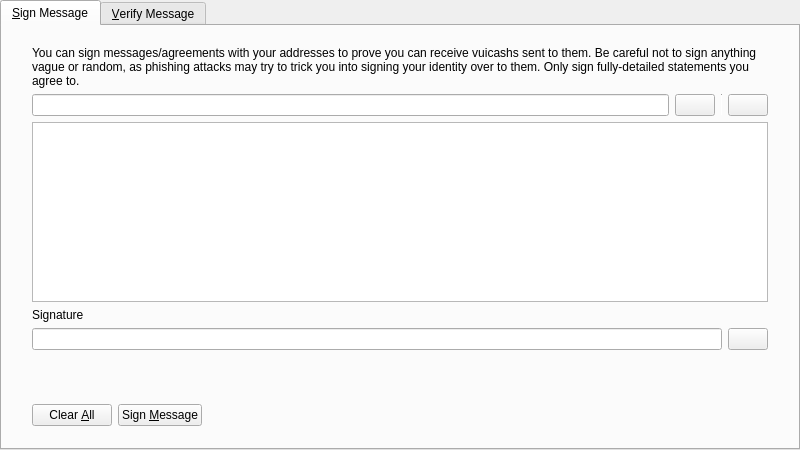
<?xml version="1.0" encoding="UTF-8"?>
<ui version="4.0">
 <class>SignVerifyMessageDialog</class>
 <widget class="QDialog" name="SignVerifyMessageDialog">
  <property name="geometry">
   <rect>
    <x>0</x>
    <y>0</y>
    <width>800</width>
    <height>450</height>
   </rect>
  </property>
  <property name="windowTitle">
   <string>Signatures - Sign / Verify a Message</string>
  </property>
  <property name="modal">
   <bool>true</bool>
  </property>
  <layout class="QVBoxLayout" name="verticalLayout">
   <property name="leftMargin">
    <number>0</number>
   </property>
   <property name="topMargin">
    <number>0</number>
   </property>
   <property name="rightMargin">
    <number>0</number>
   </property>
   <property name="bottomMargin">
    <number>0</number>
   </property>
   <item>
    <widget class="QTabWidget" name="tabWidget">
     <property name="currentIndex">
      <number>0</number>
     </property>
     <widget class="QWidget" name="tabSignMessage">
      <attribute name="title">
       <string>&amp;Sign Message</string>
      </attribute>
      <layout class="QVBoxLayout" name="verticalLayout_SM">
       <property name="leftMargin">
        <number>0</number>
       </property>
       <property name="topMargin">
        <number>0</number>
       </property>
       <property name="rightMargin">
        <number>0</number>
       </property>
       <property name="bottomMargin">
        <number>0</number>
       </property>
       <item>
        <layout class="QVBoxLayout" name="verticalLayout_3">
         <property name="leftMargin">
          <number>30</number>
         </property>
         <property name="topMargin">
          <number>20</number>
         </property>
         <property name="rightMargin">
          <number>30</number>
         </property>
         <property name="bottomMargin">
          <number>20</number>
         </property>
         <item>
          <widget class="QLabel" name="infoLabel_SM">
           <property name="text">
            <string>You can sign messages/agreements with your addresses to prove you can receive vuicashs sent to them. Be careful not to sign anything vague or random, as phishing attacks may try to trick you into signing your identity over to them. Only sign fully-detailed statements you agree to.</string>
           </property>
           <property name="textFormat">
            <enum>Qt::PlainText</enum>
           </property>
           <property name="wordWrap">
            <bool>true</bool>
           </property>
          </widget>
         </item>
         <item>
          <layout class="QHBoxLayout" name="horizontalLayout_1_SM">
           <property name="spacing">
            <number>6</number>
           </property>
           <item>
            <widget class="QValidatedLineEdit" name="addressIn_SM">
             <property name="toolTip">
              <string>The Vuicash address to sign the message with</string>
             </property>
            </widget>
           </item>
           <item>
            <widget class="QPushButton" name="addressBookButton_SM">
             <property name="toolTip">
              <string>Choose previously used address</string>
             </property>
             <property name="text">
              <string/>
             </property>
             <property name="icon">
              <iconset resource="../bitcoin.qrc">
               <normaloff>:/icons/address-book</normaloff>:/icons/address-book</iconset>
             </property>
             <property name="shortcut">
              <string>Alt+A</string>
             </property>
             <property name="autoDefault">
              <bool>false</bool>
             </property>
            </widget>
           </item>
           <item>
            <widget class="Line" name="vLine">
             <property name="maximumSize">
              <size>
               <width>1</width>
               <height>22</height>
              </size>
             </property>
             <property name="orientation">
              <enum>Qt::Vertical</enum>
             </property>
            </widget>
           </item>
           <item>
            <widget class="QPushButton" name="pasteButton_SM">
             <property name="toolTip">
              <string>Paste address from clipboard</string>
             </property>
             <property name="text">
              <string/>
             </property>
             <property name="icon">
              <iconset resource="../bitcoin.qrc">
               <normaloff>:/icons/editpaste</normaloff>:/icons/editpaste</iconset>
             </property>
             <property name="shortcut">
              <string>Alt+P</string>
             </property>
             <property name="autoDefault">
              <bool>false</bool>
             </property>
            </widget>
           </item>
          </layout>
         </item>
         <item>
          <widget class="QPlainTextEdit" name="messageIn_SM">
           <property name="toolTip">
            <string>Enter the message you want to sign here</string>
           </property>
          </widget>
         </item>
         <item>
          <widget class="QLabel" name="signatureLabel_SM">
           <property name="text">
            <string>Signature</string>
           </property>
           <property name="textFormat">
            <enum>Qt::PlainText</enum>
           </property>
          </widget>
         </item>
         <item>
          <layout class="QHBoxLayout" name="horizontalLayout_2_SM">
           <property name="spacing">
            <number>6</number>
           </property>
           <item>
            <widget class="QLineEdit" name="signatureOut_SM">
             <property name="font">
              <font>
               <italic>true</italic>
              </font>
             </property>
             <property name="readOnly">
              <bool>true</bool>
             </property>
            </widget>
           </item>
           <item>
            <widget class="QPushButton" name="copySignatureButton_SM">
             <property name="toolTip">
              <string>Copy the current signature to the system clipboard</string>
             </property>
             <property name="text">
              <string/>
             </property>
             <property name="icon">
              <iconset resource="../bitcoin.qrc">
               <normaloff>:/icons/editcopy</normaloff>:/icons/editcopy</iconset>
             </property>
             <property name="autoDefault">
              <bool>false</bool>
             </property>
            </widget>
           </item>
          </layout>
         </item>
        </layout>
       </item>
       <item>
        <widget class="QWidget" name="buttonsContainerWhite" native="true">
         <layout class="QHBoxLayout" name="horizontalLayout">
          <property name="leftMargin">
           <number>30</number>
          </property>
          <property name="topMargin">
           <number>15</number>
          </property>
          <property name="rightMargin">
           <number>30</number>
          </property>
          <item>
           <widget class="QPushButton" name="clearButton_SM">
            <property name="toolTip">
             <string>Reset all sign message fields</string>
            </property>
            <property name="text">
             <string>Clear &amp;All</string>
            </property>
            <property name="icon">
             <iconset resource="../bitcoin.qrc">
              <normaloff>:/icons/remove</normaloff>:/icons/remove</iconset>
            </property>
            <property name="autoDefault">
             <bool>false</bool>
            </property>
           </widget>
          </item>
          <item>
           <widget class="QPushButton" name="signMessageButton_SM">
            <property name="toolTip">
             <string>Sign the message to prove you own this Vuicash address</string>
            </property>
            <property name="text">
             <string>Sign &amp;Message</string>
            </property>
            <property name="icon">
             <iconset resource="../bitcoin.qrc">
              <normaloff>:/icons/edit</normaloff>:/icons/edit</iconset>
            </property>
            <property name="autoDefault">
             <bool>false</bool>
            </property>
           </widget>
          </item>
          <item>
           <spacer name="horizontalSpacer_1_SM">
            <property name="orientation">
             <enum>Qt::Horizontal</enum>
            </property>
            <property name="sizeHint" stdset="0">
             <size>
              <width>40</width>
              <height>48</height>
             </size>
            </property>
           </spacer>
          </item>
          <item>
           <widget class="QLabel" name="statusLabel_SM">
            <property name="font">
             <font>
              <weight>75</weight>
              <bold>true</bold>
             </font>
            </property>
            <property name="text">
             <string/>
            </property>
            <property name="wordWrap">
             <bool>true</bool>
            </property>
           </widget>
          </item>
          <item>
           <spacer name="horizontalSpacer_2_SM">
            <property name="orientation">
             <enum>Qt::Horizontal</enum>
            </property>
            <property name="sizeHint" stdset="0">
             <size>
              <width>40</width>
              <height>48</height>
             </size>
            </property>
           </spacer>
          </item>
         </layout>
        </widget>
       </item>
      </layout>
     </widget>
     <widget class="QWidget" name="tabVerifyMessage">
      <attribute name="title">
       <string>&amp;Verify Message</string>
      </attribute>
      <layout class="QVBoxLayout" name="verticalLayout_VM">
       <property name="leftMargin">
        <number>0</number>
       </property>
       <property name="topMargin">
        <number>0</number>
       </property>
       <property name="rightMargin">
        <number>0</number>
       </property>
       <property name="bottomMargin">
        <number>0</number>
       </property>
       <item>
        <layout class="QVBoxLayout" name="verticalLayout_2">
         <property name="leftMargin">
          <number>30</number>
         </property>
         <property name="topMargin">
          <number>20</number>
         </property>
         <property name="rightMargin">
          <number>30</number>
         </property>
         <property name="bottomMargin">
          <number>20</number>
         </property>
         <item>
          <widget class="QLabel" name="infoLabel_VM">
           <property name="text">
            <string>Enter the receiver's address, message (ensure you copy line breaks, spaces, tabs, etc. exactly) and signature below to verify the message. Be careful not to read more into the signature than what is in the signed message itself, to avoid being tricked by a man-in-the-middle attack. Note that this only proves the signing party receives with the address, it cannot prove sendership of any transaction!</string>
           </property>
           <property name="textFormat">
            <enum>Qt::PlainText</enum>
           </property>
           <property name="alignment">
            <set>Qt::AlignLeading|Qt::AlignLeft|Qt::AlignTop</set>
           </property>
           <property name="wordWrap">
            <bool>true</bool>
           </property>
          </widget>
         </item>
         <item>
          <layout class="QHBoxLayout" name="horizontalLayout_1_VM">
           <property name="spacing">
            <number>6</number>
           </property>
           <item>
            <widget class="QValidatedLineEdit" name="addressIn_VM">
             <property name="toolTip">
              <string>The Vuicash address the message was signed with</string>
             </property>
            </widget>
           </item>
           <item>
            <widget class="QPushButton" name="addressBookButton_VM">
             <property name="toolTip">
              <string>Choose previously used address</string>
             </property>
             <property name="text">
              <string/>
             </property>
             <property name="icon">
              <iconset resource="../bitcoin.qrc">
               <normaloff>:/icons/address-book</normaloff>:/icons/address-book</iconset>
             </property>
             <property name="shortcut">
              <string>Alt+A</string>
             </property>
             <property name="autoDefault">
              <bool>false</bool>
             </property>
            </widget>
           </item>
          </layout>
         </item>
         <item>
          <widget class="QPlainTextEdit" name="messageIn_VM"/>
         </item>
         <item>
          <widget class="QValidatedLineEdit" name="signatureIn_VM"/>
         </item>
        </layout>
       </item>
       <item>
        <widget class="QWidget" name="buttonsContainerWhite_" native="true">
         <layout class="QHBoxLayout" name="horizontalLayout_2">
          <property name="leftMargin">
           <number>30</number>
          </property>
          <property name="topMargin">
           <number>15</number>
          </property>
          <property name="rightMargin">
           <number>30</number>
          </property>
          <item>
           <widget class="QPushButton" name="clearButton_VM">
            <property name="toolTip">
             <string>Reset all verify message fields</string>
            </property>
            <property name="text">
             <string>Clear &amp;All</string>
            </property>
            <property name="icon">
             <iconset resource="../bitcoin.qrc">
              <normaloff>:/icons/remove</normaloff>:/icons/remove</iconset>
            </property>
            <property name="autoDefault">
             <bool>false</bool>
            </property>
           </widget>
          </item>
          <item>
           <widget class="QPushButton" name="verifyMessageButton_VM">
            <property name="toolTip">
             <string>Verify the message to ensure it was signed with the specified Vuicash address</string>
            </property>
            <property name="text">
             <string>Verify &amp;Message</string>
            </property>
            <property name="icon">
             <iconset resource="../bitcoin.qrc">
              <normaloff>:/icons/transaction_0</normaloff>:/icons/transaction_0</iconset>
            </property>
            <property name="autoDefault">
             <bool>false</bool>
            </property>
           </widget>
          </item>
          <item>
           <spacer name="horizontalSpacer_1_VM">
            <property name="orientation">
             <enum>Qt::Horizontal</enum>
            </property>
            <property name="sizeHint" stdset="0">
             <size>
              <width>40</width>
              <height>48</height>
             </size>
            </property>
           </spacer>
          </item>
          <item>
           <widget class="QLabel" name="statusLabel_VM">
            <property name="font">
             <font>
              <weight>75</weight>
              <bold>true</bold>
             </font>
            </property>
            <property name="text">
             <string/>
            </property>
            <property name="wordWrap">
             <bool>true</bool>
            </property>
           </widget>
          </item>
          <item>
           <spacer name="horizontalSpacer_2_VM">
            <property name="orientation">
             <enum>Qt::Horizontal</enum>
            </property>
            <property name="sizeHint" stdset="0">
             <size>
              <width>40</width>
              <height>48</height>
             </size>
            </property>
           </spacer>
          </item>
         </layout>
        </widget>
       </item>
      </layout>
     </widget>
    </widget>
   </item>
  </layout>
 </widget>
 <customwidgets>
  <customwidget>
   <class>QValidatedLineEdit</class>
   <extends>QLineEdit</extends>
   <header>qvalidatedlineedit.h</header>
  </customwidget>
 </customwidgets>
 <resources>
  <include location="../bitcoin.qrc"/>
 </resources>
 <connections/>
</ui>
